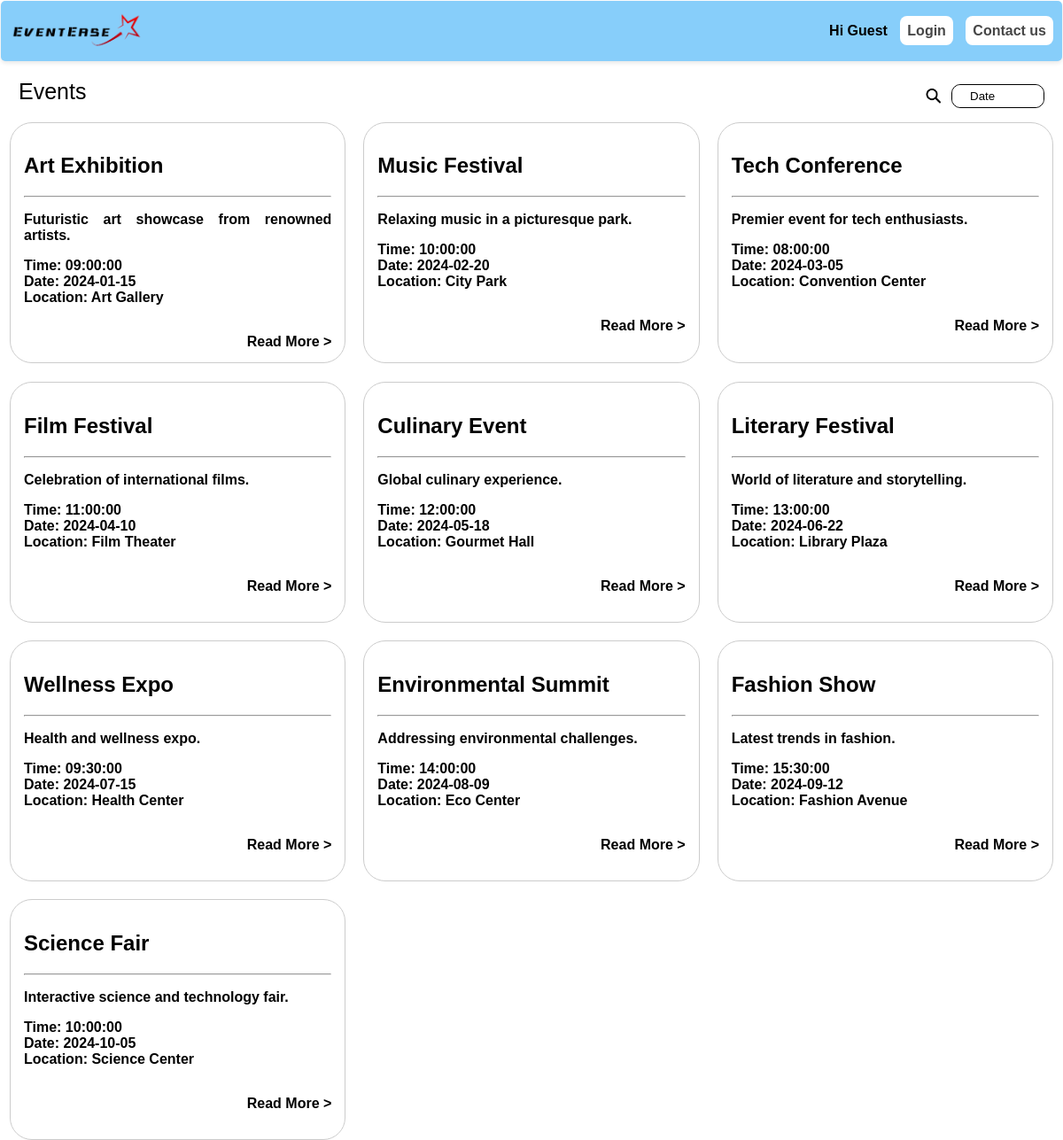
The page / on the database its author committed.
### tables this page shows
CREATE TABLE `events` (
  `no` int(11) NOT NULL,
  `name` varchar(20) NOT NULL,
  `short_dis` varchar(200) NOT NULL,
  `long_dis` varchar(2000) NOT NULL,
  `flag` tinyint(1) NOT NULL,
  `time` time NOT NULL,
  `date` date NOT NULL,
  `location` varchar(20) NOT NULL,
  `people_limit` int(11) NOT NULL,
  `event_type` varchar(50) NOT NULL,
  `approvedstatus` int(11) NOT NULL,
  `supervisor` varchar(100) NOT NULL
);

### app/Controllers/EventController.php (called while the page is built, shortened)
<?php
class EventController
{
    private $eventModel;
    public function __construct(Database $database)
    {
        $this->eventModel = new EventModel($database);
    }
    public function index()
    {
        $events = $this->eventModel->getAllEvents();
        include __DIR__ . '/../Views/events/index.php';
    }
}
?>

### app/Database.php (called while the page is built, shortened)
<?php
class Database
{
    private $host = 'localhost';
    private $user = 'root';
    private $password = '';
    private $db_name = 'eventease';
    public function getConnection()
    {
        $this->con = new mysqli($this->host, $this->user, $this->password, $this->db_name);
        return $this->con;
    }
}
?>

### app/Models/EventModel.php (called while the page is built, shortened)
<?php
class EventModel {
    private $conn;
    public function __construct(Database $database) {
        $this->conn = $database->getConnection();
    }
    public function getAllEvents() {
        $query = "SELECT * FROM events";
        $result = $this->conn->query($query);
        return $result->fetch_all(MYSQLI_ASSOC);
    }
}
?>

### app/views/events/main.php (the view, shortened to what this page needs)
<!DOCTYPE html>
<html>
<head>
    <link rel="stylesheet" type="text/css" href="mainstyle.css">
</head>
<body class="mainbody">
    <div class="topics">
        Events
        <div class="icons">
            <img src="images/searchicon.png" alt="search" style="width:20px">
            <form>
                <select>
                    <option value="option1">Date</option>
                </select>
            </form>
        </div>
    </div>
    <div class="card-container">
        <?php if (!empty($events)): ?>
            <?php foreach ($events as $data): ?>
                <a href="event.php?no=<?php echo $data['no']; ?>">
                    <div class="card">
                        <h2><?php echo $data['name']; ?></h2>
                        <hr>
                        <p><?php echo $data['short_dis']; ?></p>
                        <p>
                            Time: <?php echo $data['time']; ?>
                            <br>
                            Date: <?php echo $data['date']; ?>
                            <br>
                            Location: <?php echo $data['location']; ?>
                        </p>
                        <div style="text-align:left"><p>Read More ></p></div>
                    </div>
                </a>
            <?php endforeach; ?>
        <?php else: ?>
            <p>No results found.</p>
        <?php endif; ?>
    </div>
</body>
</html>

### public/headerstyle.css (style rules this page uses)
body { margin: 1px; padding: 1px; }
div img { margin:10px; }
a { text-decoration: none; font-family: sans-serif; font-weight: bold; }

### public/indexstyle.css (style rules this page uses)
body { margin: 0; overflow: hidden; }

### public/mainstyle.css (style rules this page uses)
.mainbody { font-family: Arial, Helvetica, sans-serif; font-size: normal; overflow: auto; }
html, body { height: 100%; }
div > div { float: right; font-family: Arial, Helvetica, sans-serif; font-weight: bold; }
.icons { display: flex; align-items: center; justify-content: center; }
.icons form { border-radius: 10px; margin: 0px; border-style: solid; border-width: 1px; }
.icons form select { appearance: none; border: none; background-color: #fff; padding: 5px 20px; border-radius: 10px; cursor: pointer; }
.topics { font-size: 25px; font-weight: 300; margin: 20px; padding: auto; }
.card-container { display: grid; grid-template-columns: repeat(auto-fit, minmax(300px, 1fr)); grid-gap: 20px; padding-left: 10px; padding-right: 10px; }
.card-container a { text-decoration: none; color: black; }
.card { height: 240px; background-color:white; border: 1px solid #ccc; border-radius: 25px; padding: 15px; text-align: justify; }

### rows shown on the page
events: name "Art Exhibition", short_dis "Futuristic art showcase from renowned artists.", time "09:00:00", date "2024-01-15", location "Art Gallery"
events: name "Music Festival", short_dis "Relaxing music in a picturesque park.", time "10:00:00", date "2024-02-20", location "City Park"
events: name "Tech Conference", short_dis "Premier event for tech enthusiasts.", time "08:00:00", date "2024-03-05", location "Convention Center"
events: name "Film Festival", short_dis "Celebration of international films.", time "11:00:00", date "2024-04-10", location "Film Theater"
events: name "Culinary Event", short_dis "Global culinary experience.", time "12:00:00", date "2024-05-18", location "Gourmet Hall"
events: name "Literary Festival", short_dis "World of literature and storytelling.", time "13:00:00", date "2024-06-22", location "Library Plaza"
events: name "Wellness Expo", short_dis "Health and wellness expo.", time "09:30:00", date "2024-07-15", location "Health Center"
events: name "Environmental Summit", short_dis "Addressing environmental challenges.", time "14:00:00", date "2024-08-09", location "Eco Center"
events: name "Fashion Show", short_dis "Latest trends in fashion.", time "15:30:00", date "2024-09-12", location "Fashion Avenue"
events: name "Science Fair", short_dis "Interactive science and technology fair.", time "10:00:00", date "2024-10-05", location "Science Center"

### other values the page prints
$username "Guest"
